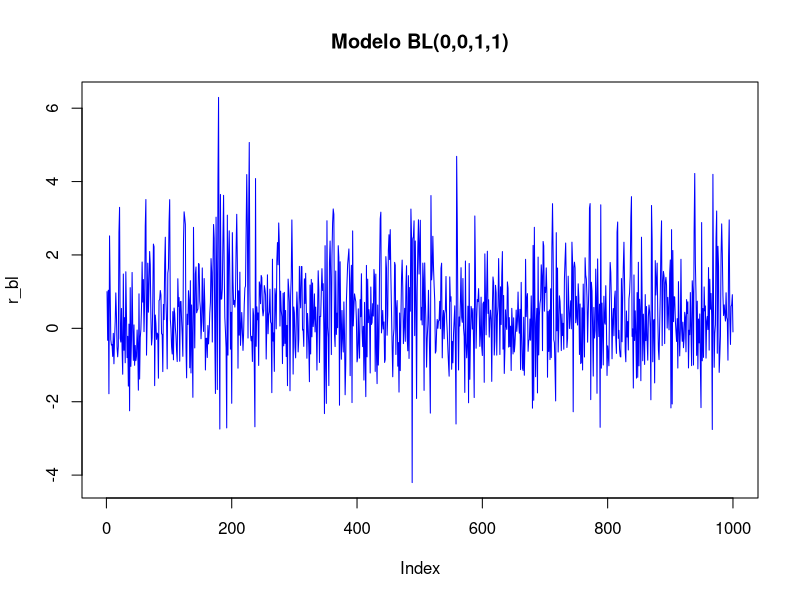
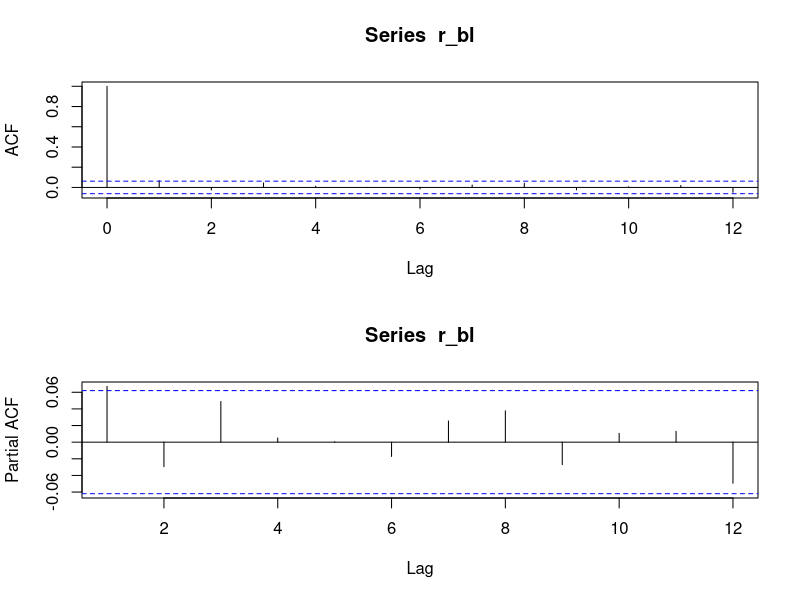
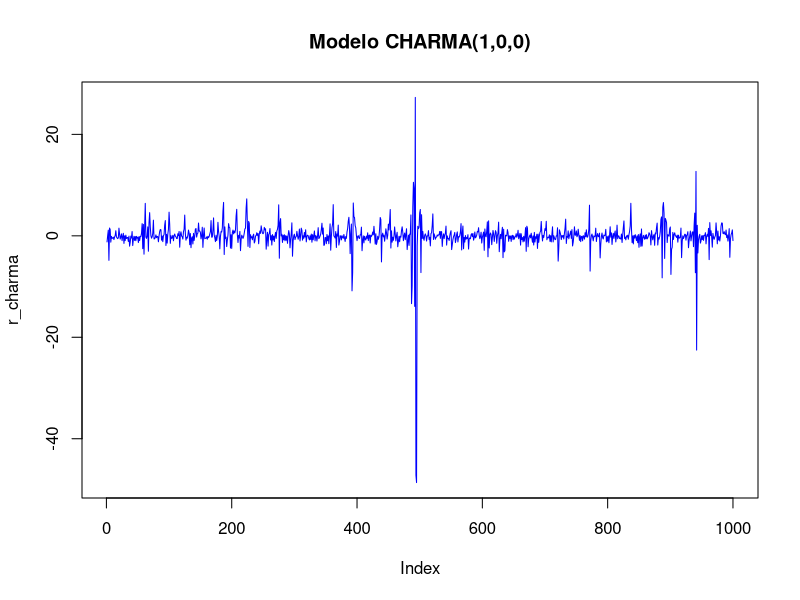
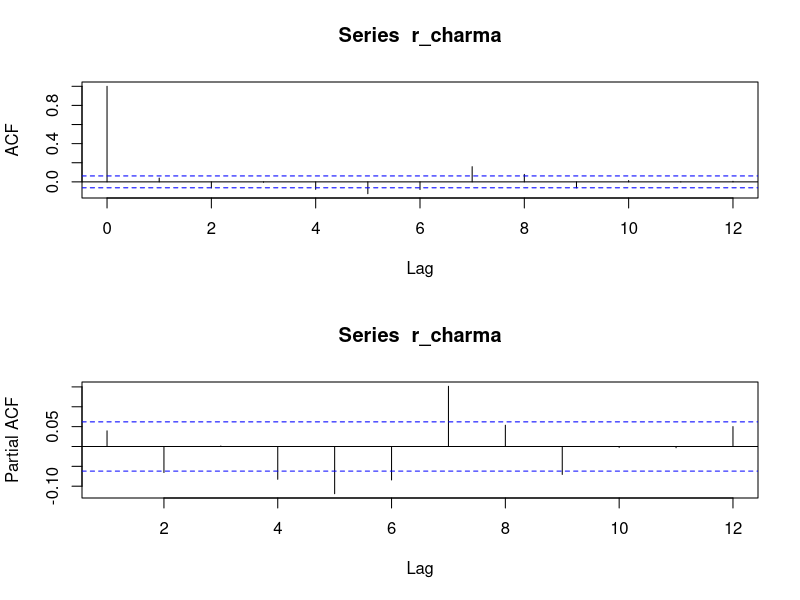
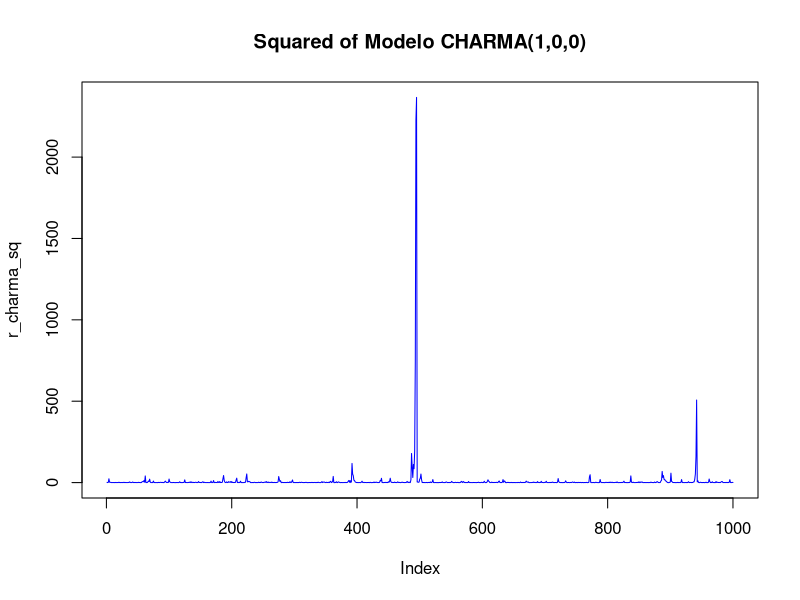
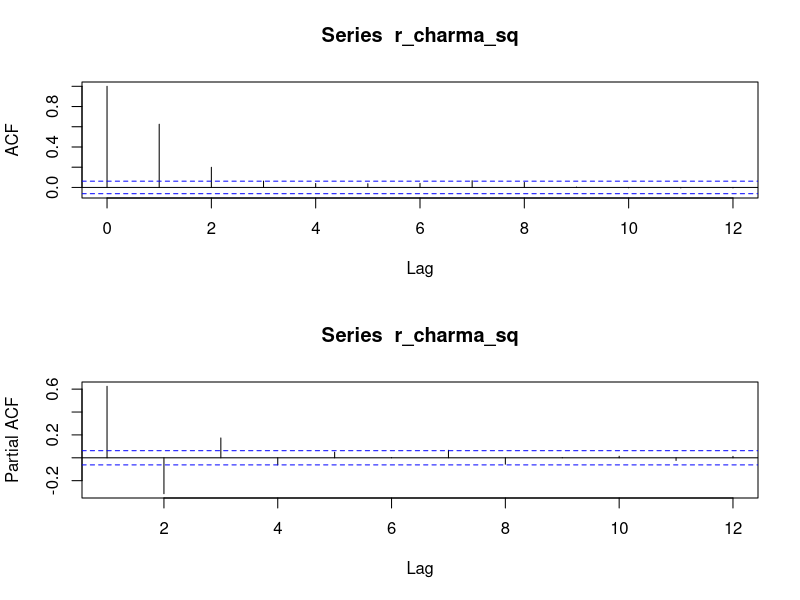
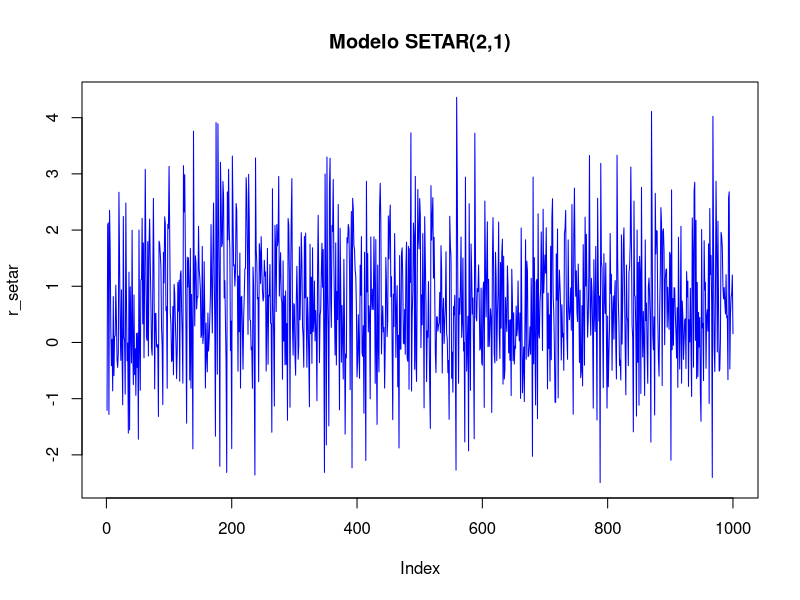
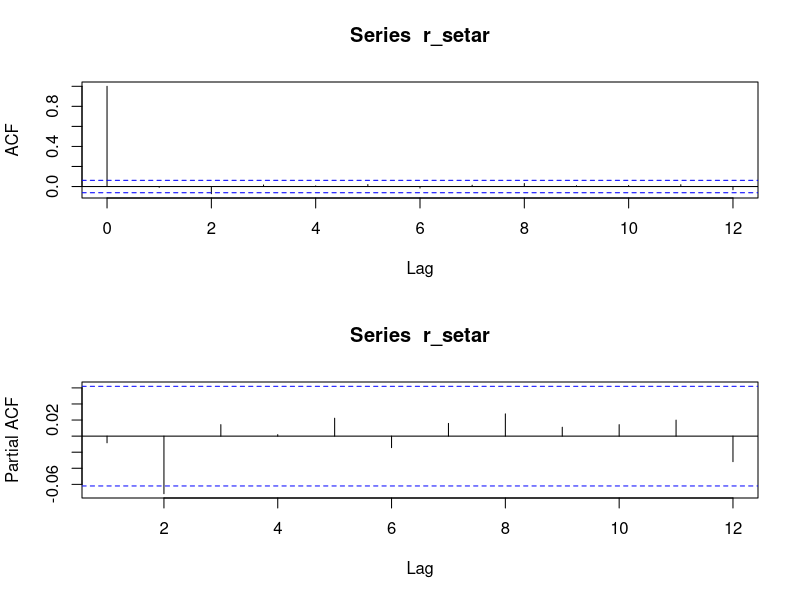

Write the R code that produced these figures, in order. (Note: this script raises an error after producing the figures.)
# set local directory to where data set is 
setwd("C:/Users/Pedro/Dropbox/topicos_em_financasII/Nao_Linear/R_script")



# Load package using a function load_package-----------------------------------------------------------------
load_package<-function(x){
  x<-as.character(match.call()[[2]])
  if (!require(x,character.only=TRUE)){
    install.packages(pkgs=x,repos="http://cran.r-project.org")
    require(x,character.only=TRUE)
  }
}

load_package('tseries')
load_package('urca')
load_package('dlm')
load_package('openxlsx')
load_package('xts')
load_package('class')
load_package('zoo')
load_package('fBasics')
load_package('qrmtools')
load_package('stats')
load_package('MTS')
load_package('vars')
load_package('graphics')
load_package('MASS')
load_package('urca')
load_package('NTS')
load_package('TSA')


# sample size
n <- 1000

##
# Fix the random seed 
##
set.seed(1234)

##
# generate a standard normal distribuition 
##

gwn1=ts(rnorm(n,mean=0,sd=1))


#
#
# simulated Bilinear Modelo BL(0,0,1,1) 
# r(t) = psi0 + u(t) + beta11*r(t-1)*u(t-1)
# u(t) ~ NI(0,1)
# r(1) = 1
# psi0=0
# beta11 = .5
##
r_bl <- 0
u <- 0 


r_bl[1] = 1
u[1]= gwn1[1]
psi0= 0

for(i in 2:n){
  u[i] = gwn1[i]
  r_bl[i] <- psi0 + 0.5*r_bl[i-1]*u[i-1]  + u[i] 
}

##
#plot the series r_bl(t)
##
par(mfrow=c(1,1))
plot(r_bl,type='l', col='blue', main = 'Modelo BL(0,0,1,1)')


##
# acf e pacf for r_bl(t)
#
par(mfrow=c(2,1))
acf(r_bl, lag.max=12)
pacf(r_bl, lag.max=12)

##
# Simulate a CHARMA (s,0,0) using s=1
#
# r(t) -  pis0 = a(t) = u(t)*sqrt(r(t)|I(t-1))
# Var(r(t)|I(t-1))= sigma(u)*(1+beta(1)a(t-1)+...+beta(s)a(t-s-1))^2
# u(t) ~ NI(0,1) and a(0) =0 

r_charma <- 0 
a <- 0
u <- 0
sigma <- 0
beta1 = 0.95
psi0 = 0
u[1]=gwn1[1]
sigmau=var(gwn1)
sigma[1]=sigmau*((1+beta1*0)^2)
a[1]=u[1]*sqrt(sigma[1])
r_charma[1]=psi0+a[1]


for(i in 2:n){
  u[i] = gwn1[i]
  sigma[i]=sigmau*((1+beta1*a[i-1])^2)
  a[i]=u[i]*sqrt(sigma[i])
  r_charma[i] = psi0 + a[i]
  }

##
#plot the series r_charma(t)
##
par(mfrow=c(1,1))
plot(r_charma,type='l', col='blue', main = 'Modelo CHARMA(1,0,0)')

##
# acf e pacf for r_charma(t)
#
par(mfrow=c(2,1))
acf(r_charma, lag.max=12)
pacf(r_charma, lag.max=12)

##
# define square of r_charma 
##
r_charma_sq=r_charma^2

##
#plot the series r_charma_sq(t)
##
par(mfrow=c(1,1))
plot(r_charma_sq,type='l', col='blue', main = 'Squared of Modelo CHARMA(1,0,0)')

##
# acf e pacf for r_charma_sq(t)
#
par(mfrow=c(2,1))
acf(r_charma_sq, lag.max=12)
pacf(r_charma_sq, lag.max=12)


##
# SETAR(2,1)
#
# r(t) = psi01 + psi11*r(t-1) + sigma1*u(t)  if  r(t-1) < 0
# r(t) = psi02 + psi12*r(t-1) + sigma2*u(t)  if  r(t-1) >= 0
# u(t) ~ NI(0,1)
# psi01 = 0
# pis11 = -1.5
# sigma1 = 1.0
# psi02 = 0
# psi12 = 0.5
# sigma2 = 1.0
##


r_setar <- 0 
u <- gwn1
sigma1 <- 1.0
psi01 <- 0
psi11=-1.5
psi02=0
psi12=0.5
sigma2=1.0


u[1]=sigma2*gwn1[1]
r_setar[1]=ts(psi02+psi12*0+ sigma2*u[1])


for(i in 2:n){
  if(r_setar[i-1]<0){
    r_setar[i] = psi01 + psi11*r_setar[i-1] + sigma1*u[i]
    
  }
  else {
    r_setar[i] = psi02 + psi12*r_setar[i-1] + sigma2*u[i]
  }
}   

##
#plot the series r_setar(t)
##
par(mfrow=c(1,1))
plot(r_setar,type='l', col='blue', main = 'Modelo SETAR(2,1)')

##
# acf e pacf for r_Setar(t)
#
par(mfrow=c(2,1))
acf(r_setar, lag.max=12)
pacf(r_setar, lag.max=12)

rsetar=ts(r_setar)

# Histogram r_setar
par(mfrow=c(1,1))
hist(rsetar, breaks = 50, freq=F,
     xlab='', ylab='', main='')
dist<-function(n){
  dnorm(n, mean(rsetar), sd(rsetar))
}
curve(dist, add=T, col='red')
d<-density(rsetar)
lines(d, col='blue')
legend('topleft', legend=c('RSETAR','Normal','Kernel'),
       col=c(1,2,4), pch=15)

## 
# descritive stat 
##
summary(r_setar)

##
# normality test
##
r_setar_jq =  jarque.bera.test(r_setar)
r_setar_jq


##
# scatter plot r_setar(t-1) x r_setar(t) and local smoothing method to fit best curve 
##
y <- rsetar[2:1000]
x <- rsetar[1:999]
msetar_loess <- loess( y ~x)
sx <- sort(x,index=T)
par(mfcol=c(1,1))
ix <- sx$ix
plot(x,y,xlab='x(t-1)',ylab='x(t)')
lines(x[ix],msetar_loess$fitted[ix],col='red')

## 
# the slope of the fitted line seems to change when x(t-1) is around 0.0.
# a two regime model seems suitable and the threshold should be 0.0
##

##
# To estimate this model by CLS use TAR in the TSA package 
##
rsetar.tar.1=tar(rsetar,1,1,d=1,is.constant1=TRUE,is.constant2=TRUE,transform="no",estimate.thd=TRUE,method=c("CLS"),print=TRUE)

##
# To estimate this model by MAIC use TAR in the TSA package 
##
rsetar.tar.1=tar(rsetar,1,1,d=1,is.constant1=TRUE,is.constant2=TRUE,transform="no",estimate.thd=TRUE,method=c("MAIC"),order.select=TRUE, print=TRUE)

##
# LSTAR
##


# r(t) = (psi01 + psi11*r(t-1))*(1-(1/(1+exp(-1*r(t-d))))) 
#       + (1/(1+exp(-1*r(t-d))))*(psi02 + psi12*r(t-1))+ u(t)
# # u(t) ~ NI(0,1)
# psi01 = 0.5
# pis11 = 0.8
# psi02= -0.5
# psi12=0.3
# d = 1 
##


r_Lstar <- 0 
u <- gwn1
psi0 <- 0.5
psi1 <- 0.8


u[1]=gwn1[1]
r_Lstar[1]=(0.5+0.8*0)*(1-(1/(1+exp(-1*0))))+ (1/(1+exp(-1*0)))*(-0.5+0.3*0) +u[1]




for(i in 2:n){
  
  r_Lstar[i]= (0.5+0.8*r_Lstar[i-1])*(1-(1/(1+exp(-1*r_Lstar[i-1]))))+ (1/(1+exp(-1*r_Lstar[i-1])))*(-0.5+0.3*r_Lstar[i-1]) +u[i]
  }   

##
#plot the series r_Lstar(t)
##
par(mfrow=c(1,1))
plot(r_Lstar,type='l', col='blue', main = 'Modelo LSTAR(2,1)')

##
# acf e pacf for r_Lstar(t)
#
par(mfrow=c(2,1))
acf(r_Lstar, lag.max=12)
pacf(r_Lstar, lag.max=12)
